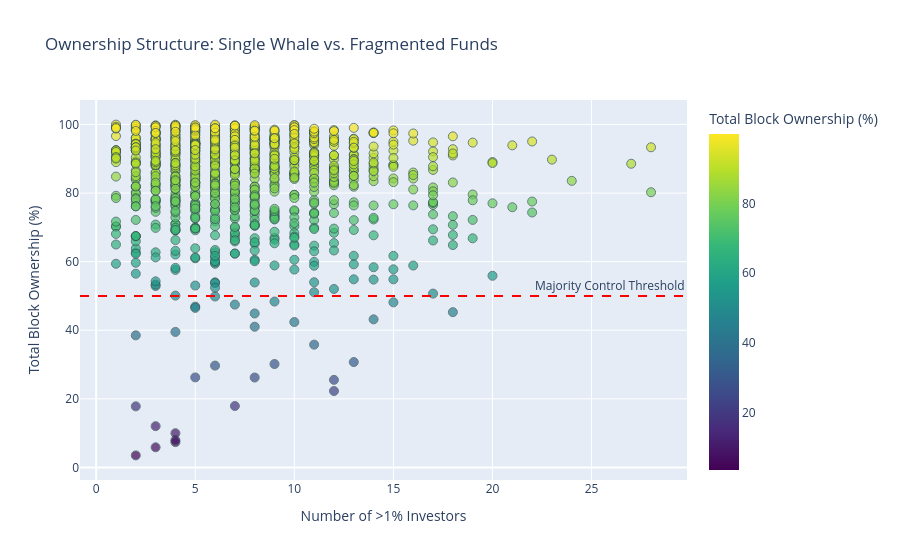

Notebook source saved alongside this figure:
### Code cell
import plotly.express as px
import pandas as pd

def analyze_whale_fragmentation(df):
    # Group by issuer to find total concentration AND the count of >1% investors
    fragmentation = df.groupby(['SHARE_CODE', 'ISSUER_NAME']).agg(
        TOTAL_BLOCK_OWNERSHIP=('PERCENTAGE', 'sum'),
        INVESTOR_COUNT=('INVESTOR_NAME', 'count') # How many entities make up that block?
    ).reset_index()
    
    # Cap total ownership at 100% just in case of data rounding errors
    fragmentation['TOTAL_BLOCK_OWNERSHIP'] = fragmentation['TOTAL_BLOCK_OWNERSHIP'].clip(upper=100)
    
    fig = px.scatter(
        fragmentation, 
        x='INVESTOR_COUNT', 
        y='TOTAL_BLOCK_OWNERSHIP', 
        hover_name='ISSUER_NAME',
        hover_data=['SHARE_CODE'],
        title='Ownership Structure: Single Whale vs. Fragmented Funds',
        labels={
            'TOTAL_BLOCK_OWNERSHIP': 'Total Block Ownership (%)', 
            'INVESTOR_COUNT': 'Number of >1% Investors'
        },
        color='TOTAL_BLOCK_OWNERSHIP',
        color_continuous_scale=px.colors.sequential.Viridis
    )
    
    # Add styling
    fig.update_traces(marker=dict(size=9, opacity=0.7, line=dict(width=1, color='DarkSlateGrey')))
    # Add a horizontal line at 50% for majority control visual threshold
    fig.add_hline(y=50, line_dash="dash", line_color="red", annotation_text="Majority Control Threshold")
    
    fig.show()

    fig.write_image("images/fragmentation.png")

analyze_whale_fragmentation(df)

### Figure 1 — Plotly figure (JSON) as saved in the notebook; plotly's stock layout.template omitted (floating-point values rounded to 4 significant figures; data arrays with more than 128 entries replaced by an {"elided": "..."} marker saying what was removed)
{"data": [{"customdata": {"elided": "956x1 str values"}, "hovertemplate": "<b>%{hovertext}</b><br><br>Number of >1% Investors=%{x}<br>Total Block Ownership (%)=%{marker.color}<br>SHARE_CODE=%{customdata[0]}<extra></extra>", "hovertext": {"elided": "956 str values"}, "legendgroup": "", "marker": {"color": {"elided": "956 float values"}, "coloraxis": "coloraxis", "line": {"color": "DarkSlateGrey", "width": 1}, "opacity": 0.7, "size": 9, "symbol": "circle"}, "mode": "markers", "name": "", "orientation": "v", "showlegend": false, "type": "scatter", "x": {"elided": "956 int values"}, "xaxis": "x", "y": {"elided": "956 float values"}, "yaxis": "y"}], "layout": {"annotations": [{"showarrow": false, "text": "Majority Control Threshold", "x": 1, "xanchor": "right", "xref": "x domain", "y": 50, "yanchor": "bottom", "yref": "y"}], "coloraxis": {"colorbar": {"title": {"text": "Total Block Ownership (%)"}}, "colorscale": [[0, "#440154"], [0.1111, "#482878"], [0.2222, "#3e4989"], [0.3333, "#31688e"], [0.4444, "#26828e"], [0.5556, "#1f9e89"], [0.6667, "#35b779"], [0.7778, "#6ece58"], [0.8889, "#b5de2b"], [1, "#fde725"]]}, "legend": {"tracegroupgap": 0}, "shapes": [{"line": {"color": "red", "dash": "dash"}, "type": "line", "x0": 0, "x1": 1, "xref": "x domain", "y0": 50, "y1": 50, "yref": "y"}], "title": {"text": "Ownership Structure: Single Whale vs. Fragmented Funds"}, "xaxis": {"anchor": "y", "domain": [0, 1], "title": {"text": "Number of >1% Investors"}}, "yaxis": {"anchor": "x", "domain": [0, 1], "title": {"text": "Total Block Ownership (%)"}}}}
